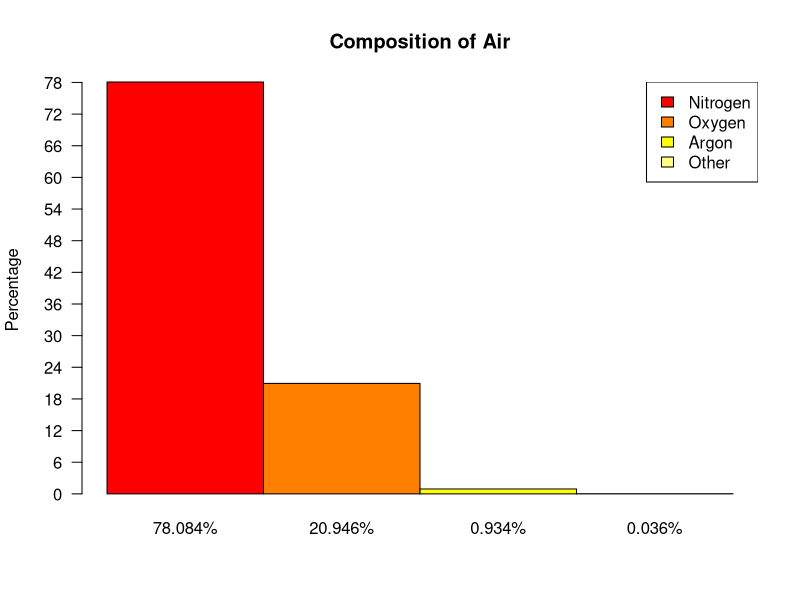

This chart was generated by the following R code:
data <- read.table("./elements.dat", header = T, sep = "\t")
max_y = max(data)
values <- paste(data[1, ], "%", sep = "")
barplot(t(data), main="Composition of Air", las = 1, beside = T, col = heat.colors(length(data)), ylab = "Percentage", names.arg = values, axes = F)
axis(2, las = 1, at = seq(0, max_y, 6))
legend("topright", names(data), fill = heat.colors(length(data)))
